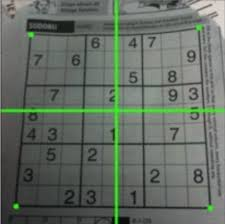
#> input picture Computer Vision/sudoku.png, 225 x 224 px
$ jupyter execute 'Geometric_Transformation_of_Images_(Perspective_transformation).ipynb'
#> lines starting #> are read from the running program, lines starting #| are printed output that depends on the picture
[cell 1]
import cv2
import numpy as np
import matplotlib.pyplot as plt

[cell 2]
img = cv2.imread("sudoku.png")
#> img is the input picture: shape (224, 225, 3); mean B, G, R 99.4, 108.8, 99.9
rows,cols,ch = img.shape
#> rows = 224; cols = 225; ch = 3

[cell 3]
pts1 = np.float32([[56,65],[368,52],[28,387],[389,390]])
pts2 = np.float32([[0,0],[300,0],[0,300],[300,300]])

M = cv2.getPerspectiveTransform(pts1,pts2)
dst = cv2.warpPerspective(img,M,(300,300))
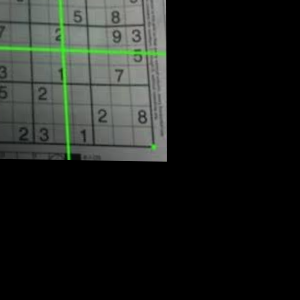
#> dst: shape (300, 300, 3); mean B, G, R 30.1, 33.5, 30.2

[cell 4]
plt.subplot(121),plt.imshow(img),plt.title('Input')
plt.subplot(122),plt.imshow(dst),plt.title('Output')
plt.show()
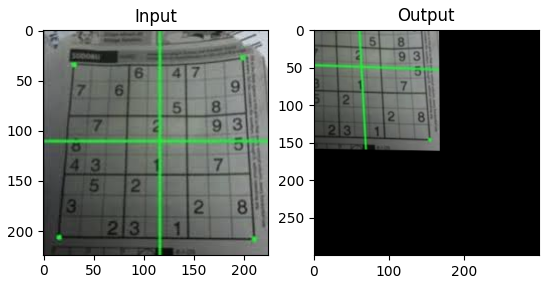
#> figure drawn by matplotlib, 2 panels; B, G, R data is drawn as R, G, B
